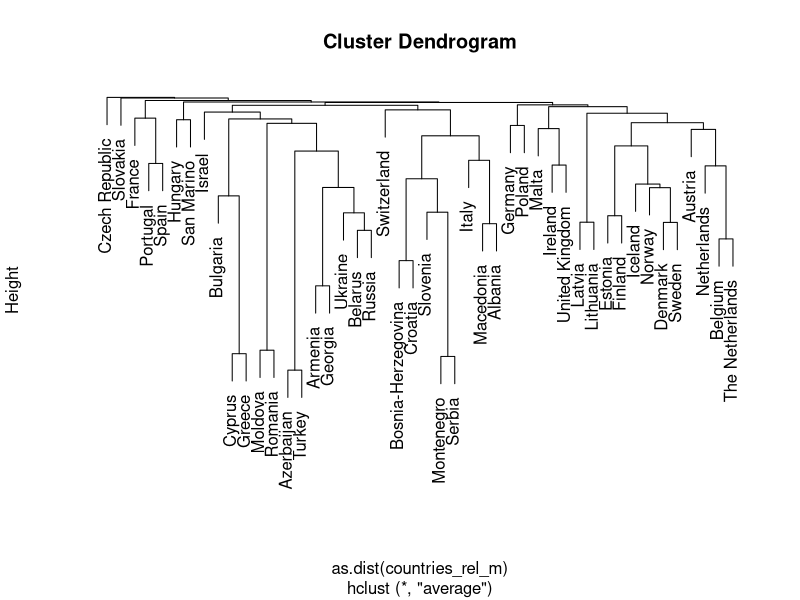

Write R code to recreate this figure.
rm(list=ls())

votes = read.csv("voting.csv", sep = ',', header = TRUE)

votes = votes[-which(votes$From == "Australia" | votes$From == "Serbia and Montenegro" | votes$To == "Australia" | votes$To == "Serbia and Montenegro"),]

data = aggregate(votes$Score, by = list(From = votes$From, To = votes$To), FUN = mean)
data[,c(1,2)] = sapply(data[,c(1,2)], as.character)

performers = unique(data$To) # 45 countries
voters = unique(data$From) # 49 countries

countries = intersect(voters,performers)

#countries_rel = data.frame("From" = c(), "To" = c(), "x" = c())
countries_rel_m = matrix(0, nrow=length(countries), ncol=length(countries), dimnames = list(countries,countries)) 

for(i in 1:length(countries)){
  fromCountry = countries[i]
  for(j in 1:length(countries)){
    toCountry = countries[j]
    if(toCountry == fromCountry) next
    
    from_to_index = which(data$From == toCountry & data$To == fromCountry)
    to_from_index = which(data$From == fromCountry & data$To == toCountry)
    
    if(length(from_to_index) == 0) next
    if(length(to_from_index) == 0) next
    
    x1 = data[from_to_index,]$x
    x2 = data[to_from_index,]$x
    
    # Matrix
    countries_rel_m[fromCountry, toCountry] = (-1)*(x1*x2)
    
    # Dataframe
    #countries_rel = rbind(countries_rel, data.frame("From" = fromCountry, "To" = toCountry, "x" = x1*x2))
  }
}

# Dendrogramm
hclust_result = hclust(as.dist(countries_rel_m), method = "complete", members = NULL) # chosen
hclust_result = hclust(as.dist(countries_rel_m), method = "mcquitty", members = NULL)
hclust_result = hclust(as.dist(countries_rel_m), method = "median", members = NULL)
hclust_result = hclust(as.dist(countries_rel_m), method = "ward.D2", members = NULL)
hclust_result = hclust(as.dist(countries_rel_m), method = "average", members = NULL)

plot(hclust_result, axes = FALSE)